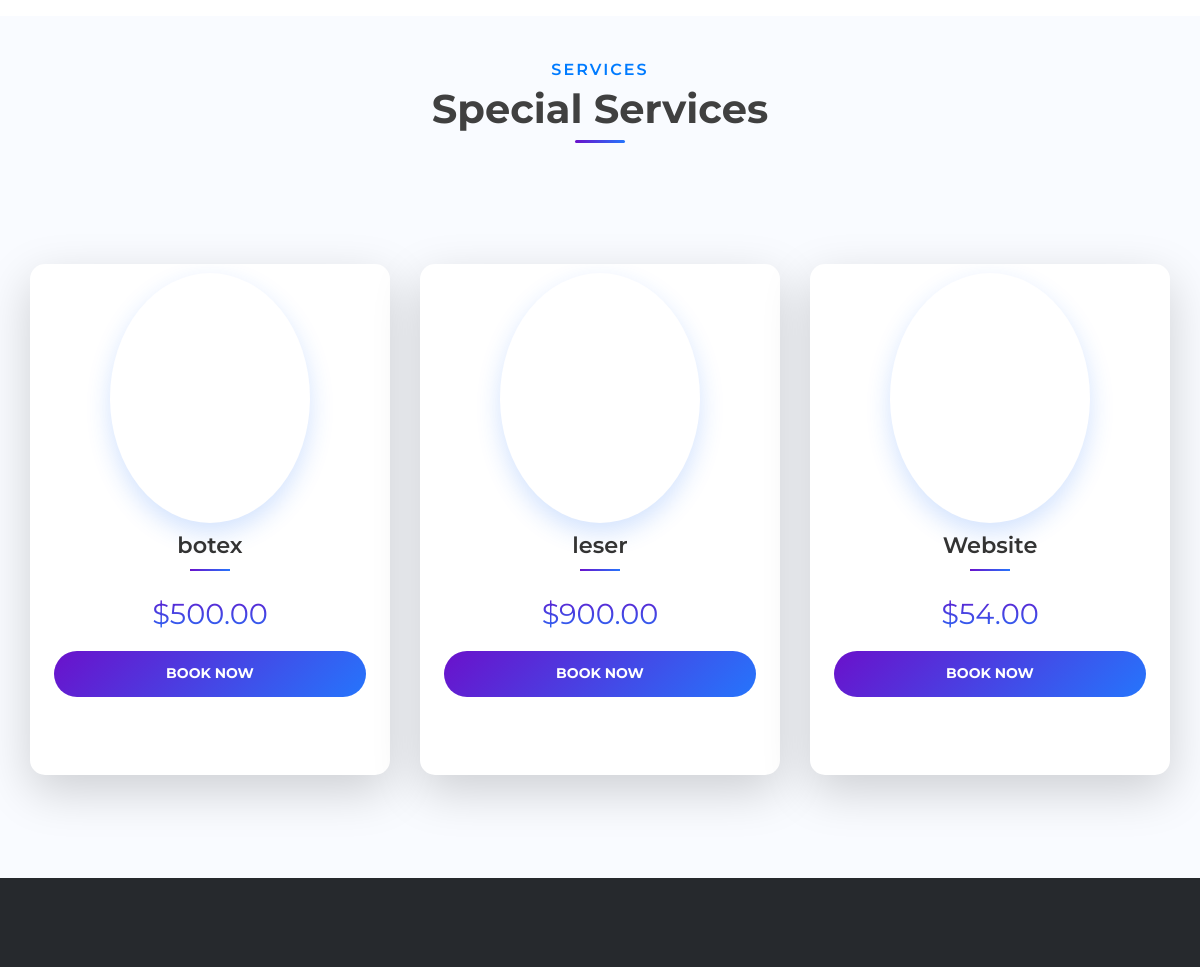
/services/ (middle part), run on an earlier commit of the app's database.
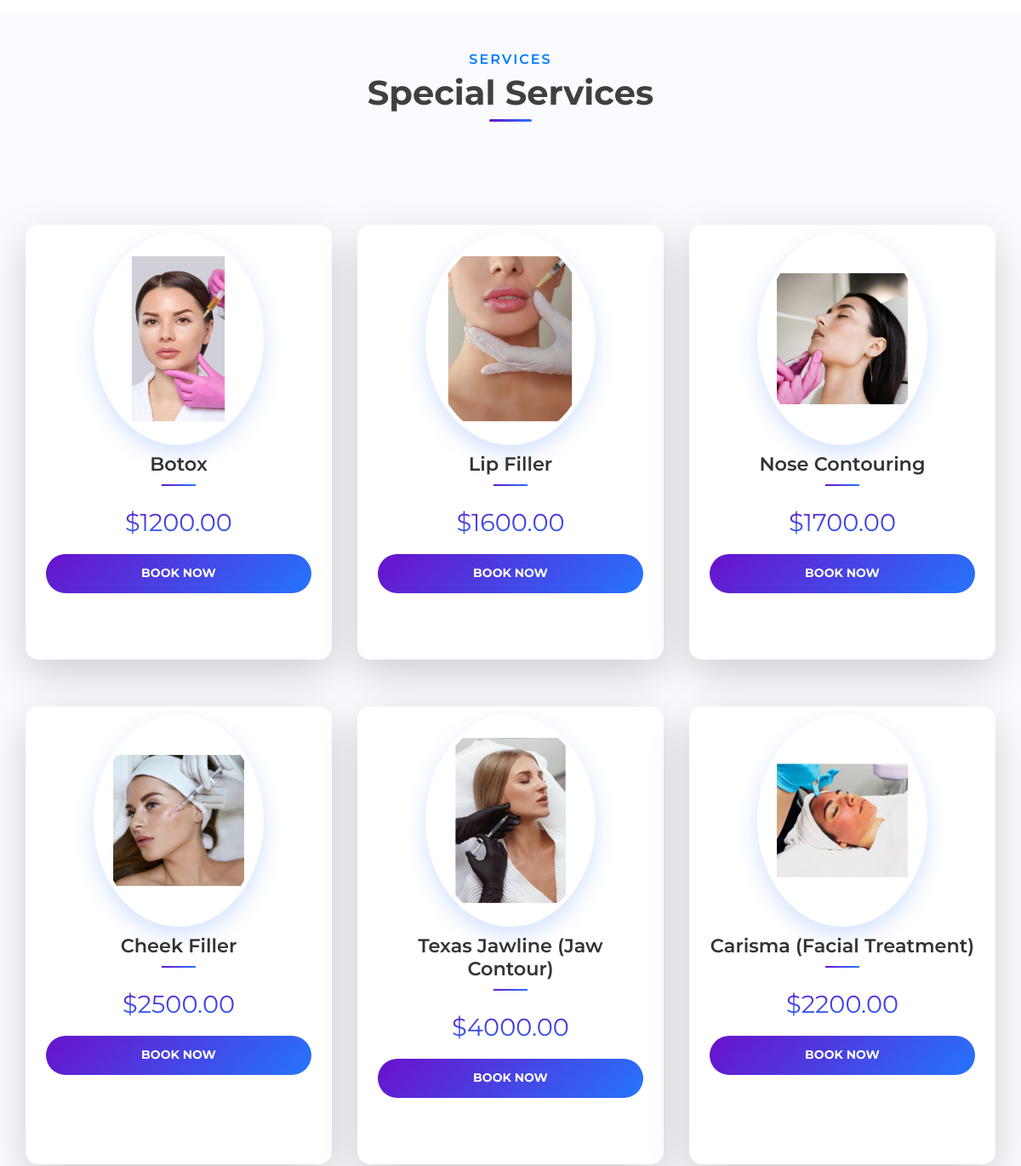
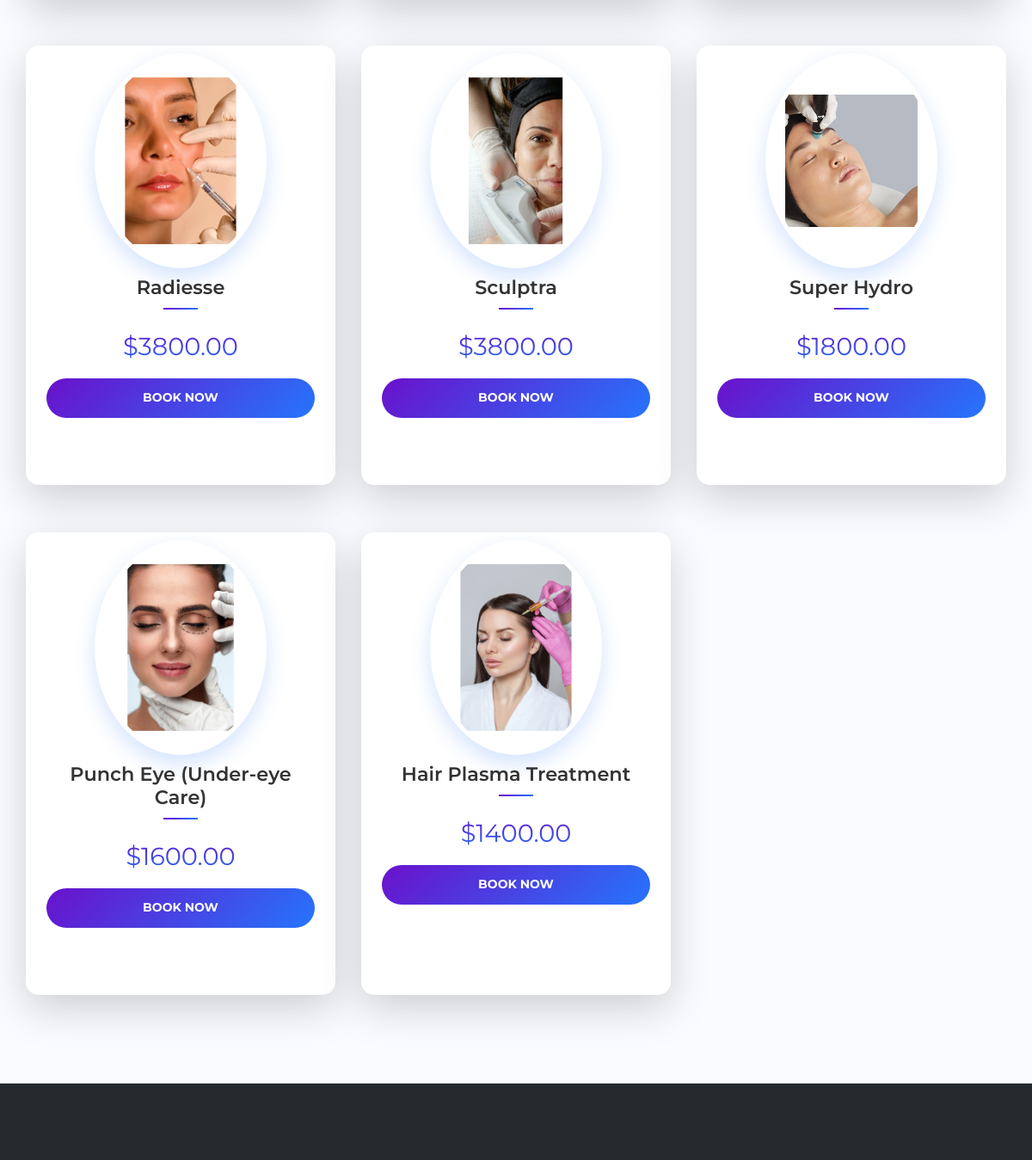
And on a later commit of the database (2 pictures, top to bottom).
### home/models.py (models this page shows, shortened)
class Service(models.Model):
    name = models.CharField(max_length=255, verbose_name="اسم الخدمة")
    price = models.DecimalField(max_digits=10, decimal_places=2, verbose_name="السعر")
    icon = models.ImageField(upload_to='service_icons/', verbose_name="الأيقونة")
    is_active = models.BooleanField(default=True, verbose_name="نشط؟")
    class Meta:
        verbose_name = "خدمة"
        verbose_name_plural = "الخدمات"

### services/views.py (the view)
# urls.py: path('services/', include('services.urls', namespace='services')),
def services(request):
    service = Service.objects.filter(is_active=True)[:20]
    return render(request, 'services/services.html',{'service': service})

### services/templates/services/services.html (shortened to what this page needs)
{% extends 'base.html' %}
{% load i18n %}
{% load static %}
{% block body %}
    <div class="home d-flex flex-column align-items-start justify-content-end">
        <div class="parallax_background parallax-window" data-parallax="scroll" data-image-src="{% static 'images/yah.jpg' %}" data-speed="0.8"></div>
    </div>
    <div class="services py-5">
        <div class="container">
            <div class="row">
                <div class="col text-center">
                    <div class="section_title_container mb-5">
                        <div class="section_subtitle text-primary mb-2">{% trans 'Services'%}</div>
                        <div class="section_title"><h2>{% trans 'Special Services'%}</h2></div>
                    </div>
                </div>
            </div>
            <div class="row services_row">
                {% for service in service %}
                    <div class="col-xl-4 col-md-6 service_col">
                        <div class="service text-center shadow-lg rounded-lg p-4 mb-5 hover-effect">
                            <div class="image_container mb-4">
                                <div class="image_circle">
                                    <img src="{{ service.icon.url }}" alt="{{ service.name }}" class="service-img">
                                </div>
                            </div>
                            <div class="service_title mb-3 fw-bold">{{ service.name }}</div>
                            <div class="service_price mb-3 text-primary fw-bold">${{ service.price }}</div>
                            <div class="button_container">
                                <a href="{% url 'services:order_summary' service.id %}" class="button button_1 intro_button trans_200"> {% trans 'Book Now' %}</a>
                            </div>
                        </div>
                    </div>
                {% endfor %}
            </div>
        </div>
    </div>
    {% endblock body %}

### templates/base.html (shortened to what this page needs)
<!DOCTYPE html>
{% load static %}
<html lang="en">
<head>
    <link rel="stylesheet" type="text/css" href="{% static 'styles/bootstrap-4.1.2/bootstrap.min.css' %}">
    <link href="{% static 'plugins/font-awesome-4.7.0/css/font-awesome.min.css' %}" rel="stylesheet" type="text/css">
    <link rel="stylesheet" type="text/css" href="{% static 'plugins/OwlCarousel2-2.2.1/owl.carousel.css' %}">
    <link rel="stylesheet" type="text/css" href="{% static 'plugins/OwlCarousel2-2.2.1/owl.theme.default.css' %}">
    <link rel="stylesheet" type="text/css" href="{% static 'plugins/OwlCarousel2-2.2.1/animate.css' %}">
    <link href="{% static 'plugins/jquery-datepicker/jquery-ui.css' %}" rel="stylesheet" type="text/css">
    <link rel="stylesheet" type="text/css" href="{% static 'styles/main_styles.css' %}">
    <link rel="stylesheet" type="text/css" href="{% static 'styles/responsive.css' %}">
    <link rel="stylesheet" href="https://cdnjs.cloudflare.com/ajax/libs/font-awesome/4.7.0/css/font-awesome.min.css">
    <link rel="stylesheet" href="https://cdnjs.cloudflare.com/ajax/libs/font-awesome/6.0.0/css/all.min.css"/>
    <link rel="stylesheet" href="https://cdnjs.cloudflare.com/ajax/libs/font-awesome/6.5.0/css/all.min.css">
</head>
<body>
    <div class="super_container">
    {% block body %}
    {% endblock %}
    {% include 'parts/footer.html' %}
</body>
</html>

### templates/parts/navbar.html (shortened to what this page needs)
{% load static %}
{% load i18n %}

### templates/parts/footer.html (shortened to what this page needs)
{% load i18n %}
<footer class="footer">
    <div class="footer_content">
    </div>
</footer>

### project/static/styles/main_styles.css (style rules this page uses)
* { margin: 0; padding: 0; -webkit-font-smoothing: antialiased; -webkit-text-shadow: rgba(0,0,0,.01) 0 0 1px; text-shadow: rgba(0,0,0,.01) 0 0 1px; }
body { font-family: 'Montserrat', sans-serif; font-size: 14px; font-weight: 400; background: #FFFFFF; color: #a5a5a5; }
div { display: block; position: relative; -webkit-box-sizing: border-box; -moz-box-sizing: border-box; box-sizing: border-box; }
a { -webkit-transition: all 200ms ease; -moz-transition: all 200ms ease; -ms-transition: all 200ms ease; -o-transition: all 200ms ease; transition: all 200ms ease; }
a, a:hover, a:visited, a:active, a:link { text-decoration: none; -webkit-font-smoothing: antialiased; -webkit-text-shadow: rgba(0,0,0,.01) 0 0 1px; text-shadow: rgba(0,0,0,.01) 0 0 1px; }
h2 { font-size: 48px; }
h1, h2, h3, h4, h5, h6 { font-family: 'Montserrat', sans-serif; -webkit-font-smoothing: antialiased; -webkit-text-shadow: rgba(0,0,0,.01) 0 0 1px; text-shadow: rgba(0,0,0,.01) 0 0 1px; line-height: 1.2; color: #404040; }
.trans_200 { -webkit-transition: all 200ms ease; -moz-transition: all 200ms ease; -ms-transition: all 200ms ease; -o-transition: all 200ms ease; transition: all 200ms ease; }
.super_container { width: 100%; overflow: hidden; }
.parallax-window { min-height: 400px; background: transparent; }
.parallax_background { position: absolute; top: 0; left: 0; width: 100%; height: 100%; }
.button { height: 46px; border-radius: 20px; }
.button_1 { background: #fd556d; border: solid 2px transparent; }
.section_subtitle { font-size: 18px; font-weight: 500; color: #a6abb2; line-height: 0.75; }
.section_title { margin-top: 9px; }
.home { width: 100%; height: 768px; margin-top: 117px; }
.intro_button { width: 100%; font-size: 14px; font-weight: 700; color: #FFFFFF; text-transform: uppercase; border: solid 2px transparent; cursor: pointer; }
.services { background: #FFFFFF; padding-top: 91px; padding-bottom: 25px; }
.services_row { margin-top: 68px; }
.service_col { margin-bottom: 55px; }
.service_title { font-size: 20px; font-weight: 600; color: #404040; line-height: 1.2; margin-top: 17px; }
.footer { display: block; position: relative; background: #26292d; }
.footer_content { padding-top: 94px; padding-bottom: 51px; }

What changed in the data, as far as the page shows it:
removed Service: icon (picture), name "botex", price "500.00"
removed Service: icon (picture), name "leser", price "900.00"
removed Service: icon (picture), name "Website", price "54.00"
added Service: icon (picture), name "Botox", price "1200.00"
added Service: icon (picture), name "Lip Filler", price "1600.00"
added Service: icon (picture), name "Nose Contouring", price "1700.00"
added Service: icon (picture), name "Cheek Filler", price "2500.00"
added Service: icon (picture), name "Texas Jawline (Jaw Contour)", price "4000.00"
added Service: icon (picture), name "Carisma (Facial Treatment)", price "2200.00"
added Service: icon (picture), name "Radiesse", price "3800.00"
added Service: icon (picture), name "Sculptra", price "3800.00"
added Service: icon (picture), name "Super Hydro", price "1800.00"
added Service: icon (picture), name "Punch Eye (Under-eye Care)", price "1600.00"
added Service: icon (picture), name "Hair Plasma Treatment", price "1400.00"
